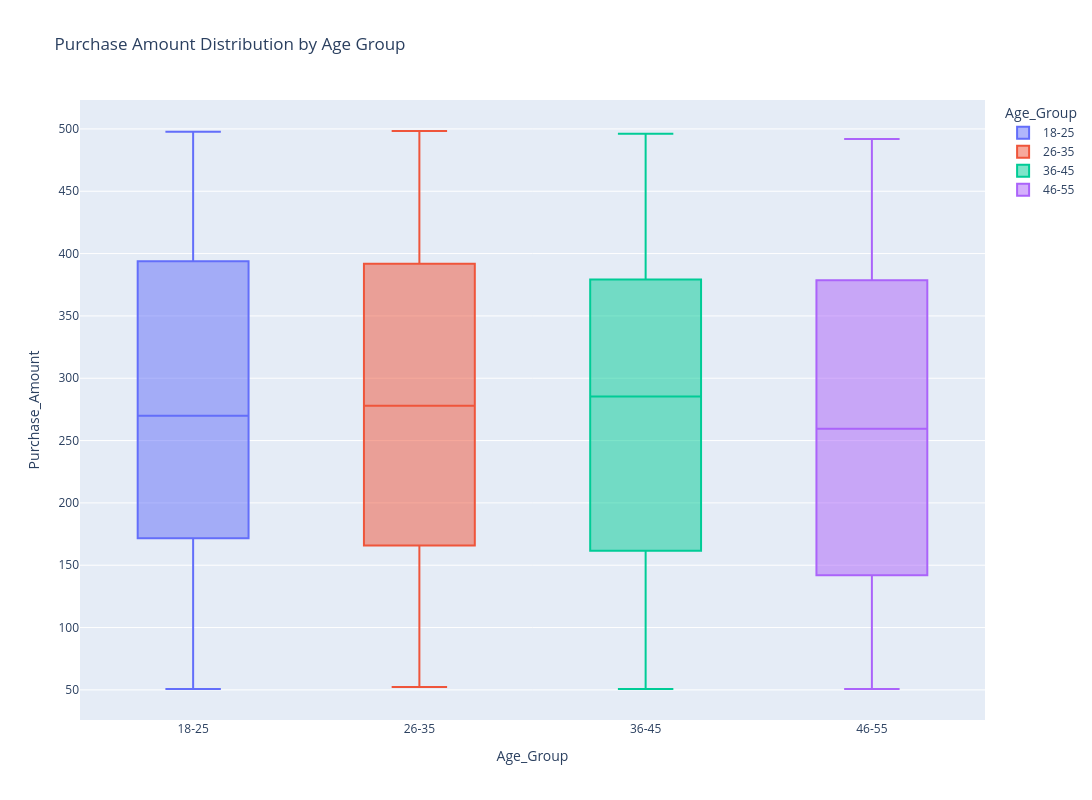

The notebook cell this image was saved under:
### Markdown cell above
### 3.3 Purchase Amount Distribution by Age Group

A boxplot is used to visualise the distribution of purchase amounts across age groups, highlighting differences in central tendency and variability.

### Code cell
# Define desired age group order
desired_order = ['18-25', '26-35', '36-45', '46-55']

# Keeping categories that exist in the data
existing_categories = [cat for cat in desired_order if cat in df['Age_Group'].cat.categories]

# Reorder categories safely with ordered=True
df['Age_Group'] = df['Age_Group'].cat.reorder_categories(existing_categories, ordered=True)

# Create the boxplot with proper ordering
fig = px.box(df, x='Age_Group', y='Purchase_Amount', 
             color='Age_Group', 
             title='Purchase Amount Distribution by Age Group',
             category_orders={'Age_Group': existing_categories})

fig.update_layout(width=1300, height=800)
fig.show()

### Figure 1 — Plotly figure (JSON) as saved in the notebook; plotly's stock layout.template omitted (floating-point values rounded to 4 significant figures; data arrays with more than 128 entries replaced by an {"elided": "..."} marker saying what was removed)
{"data": [{"alignmentgroup": "True", "hovertemplate": "Age_Group=%{x}<br>Purchase_Amount=%{y}<extra></extra>", "legendgroup": "18-25", "marker": {"color": "#636efa"}, "name": "18-25", "notched": false, "offsetgroup": "18-25", "orientation": "v", "showlegend": true, "type": "box", "x": {"elided": "222 str values"}, "x0": " ", "xaxis": "x", "y": {"elided": "222 float values"}, "y0": " ", "yaxis": "y"}, {"alignmentgroup": "True", "hovertemplate": "Age_Group=%{x}<br>Purchase_Amount=%{y}<extra></extra>", "legendgroup": "26-35", "marker": {"color": "#EF553B"}, "name": "26-35", "notched": false, "offsetgroup": "26-35", "orientation": "v", "showlegend": true, "type": "box", "x": {"elided": "308 str values"}, "x0": " ", "xaxis": "x", "y": {"elided": "308 float values"}, "y0": " ", "yaxis": "y"}, {"alignmentgroup": "True", "hovertemplate": "Age_Group=%{x}<br>Purchase_Amount=%{y}<extra></extra>", "legendgroup": "36-45", "marker": {"color": "#00cc96"}, "name": "36-45", "notched": false, "offsetgroup": "36-45", "orientation": "v", "showlegend": true, "type": "box", "x": {"elided": "320 str values"}, "x0": " ", "xaxis": "x", "y": {"elided": "320 float values"}, "y0": " ", "yaxis": "y"}, {"alignmentgroup": "True", "hovertemplate": "Age_Group=%{x}<br>Purchase_Amount=%{y}<extra></extra>", "legendgroup": "46-55", "marker": {"color": "#ab63fa"}, "name": "46-55", "notched": false, "offsetgroup": "46-55", "orientation": "v", "showlegend": true, "type": "box", "x": {"elided": "150 str values"}, "x0": " ", "xaxis": "x", "y": {"elided": "150 float values"}, "y0": " ", "yaxis": "y"}], "layout": {"boxmode": "overlay", "height": 800, "legend": {"title": {"text": "Age_Group"}, "tracegroupgap": 0}, "title": {"text": "Purchase Amount Distribution by Age Group"}, "width": 1300, "xaxis": {"anchor": "y", "categoryarray": ["18-25", "26-35", "36-45", "46-55"], "categoryorder": "array", "domain": [0, 1], "title": {"text": "Age_Group"}}, "yaxis": {"anchor": "x", "domain": [0, 1], "title": {"text": "Purchase_Amount"}}}}
